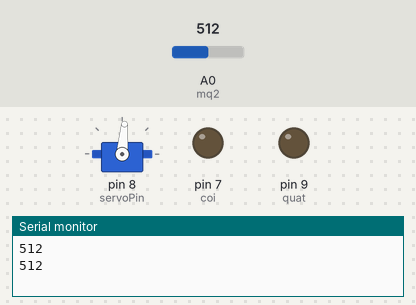
This sketch was run on a simulated Arduino Uno, built with avr-gcc and run on an emulated ATmega328P. Shown: servo, output pins drawn as LEDs (lit = HIGH), the last lines printed to the serial monitor. The inputs (shaded band) are chosen by the test bench; at power-on: A0 (mq2) = 512.

Above: at 4.8 s.
4.9 s: A0 (mq2) set to 584
7.9 s: A0 (mq2) set to 619
At 8.4 s:
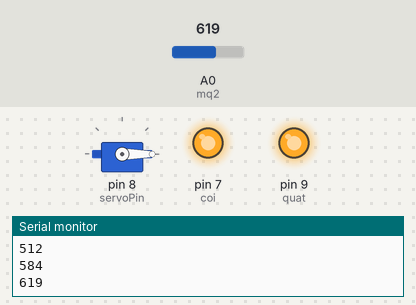
10.9 s: A0 (mq2) set to 511
At 12.6 s:
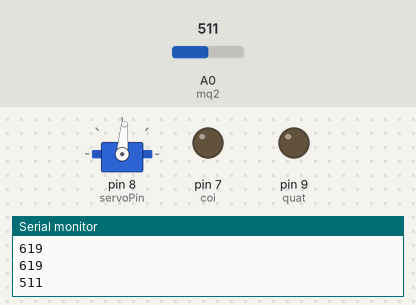
13.9 s: A0 (mq2) set to 716
At 14.6 s:
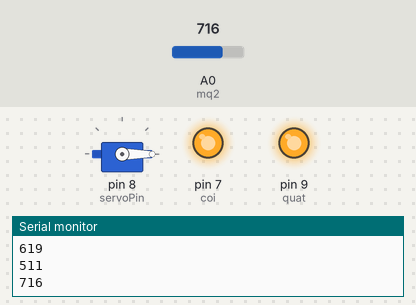
Timing chart, 0 to 16.9 s (numbered marks = the images above; inputs shaded):
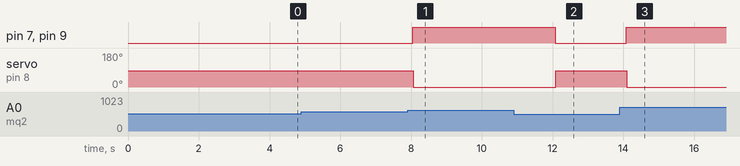

Measured:
- the behaviour switches between 600 and 601 on A0 (mq2) (found by bisection; images 0 and 1)
- after the input at 7.9 s, pin 7 (coi), pin 9 (quat): LOW → HIGH after 0.14 s; servo on pin 8 (servoPin): 85° → 0° after 0.15 s
- after the input at 10.9 s, pin 7 (coi), pin 9 (quat): HIGH → LOW after 1.2 s; servo on pin 8 (servoPin): 0° → 85° after 1.2 s
- after the input at 13.9 s, pin 7 (coi), pin 9 (quat): LOW → HIGH after 0.19 s; servo on pin 8 (servoPin): 85° → 0° after 0.20 s

The sketch:

main.ino
```cpp
#include <Servo.h>
#include <SoftwareSerial.h>

SoftwareSerial HC_05(10, 11);

const int mq2 = A0;
const int coi = 7;
const int servoPin = 8;
const int quat = 9;

int giaTri = 600;
Servo servo;

void setup() {
  Serial.begin(9600);
  HC_05.begin(9600);
  pinMode(mq2, INPUT);
  pinMode(quat, OUTPUT);
  pinMode(coi, OUTPUT);
  servo.attach(servoPin);
  servo.write(85);
}

void loop() {
  delay(2000);
  int smoke = analogRead(mq2);
  Serial.println(smoke);
  HC_05.print(smoke);
  HC_05.print(",");
  if (smoke > giaTri) {
    digitalWrite(coi, HIGH);
    digitalWrite(quat, HIGH);
    HC_05.print("Nguy Hiem");
    servo.write(0);
  } else {
    digitalWrite(coi, LOW);
    digitalWrite(quat, LOW);
    HC_05.print("An Toan");
    servo.write(85);
  }
  HC_05.print(";");
}
```
